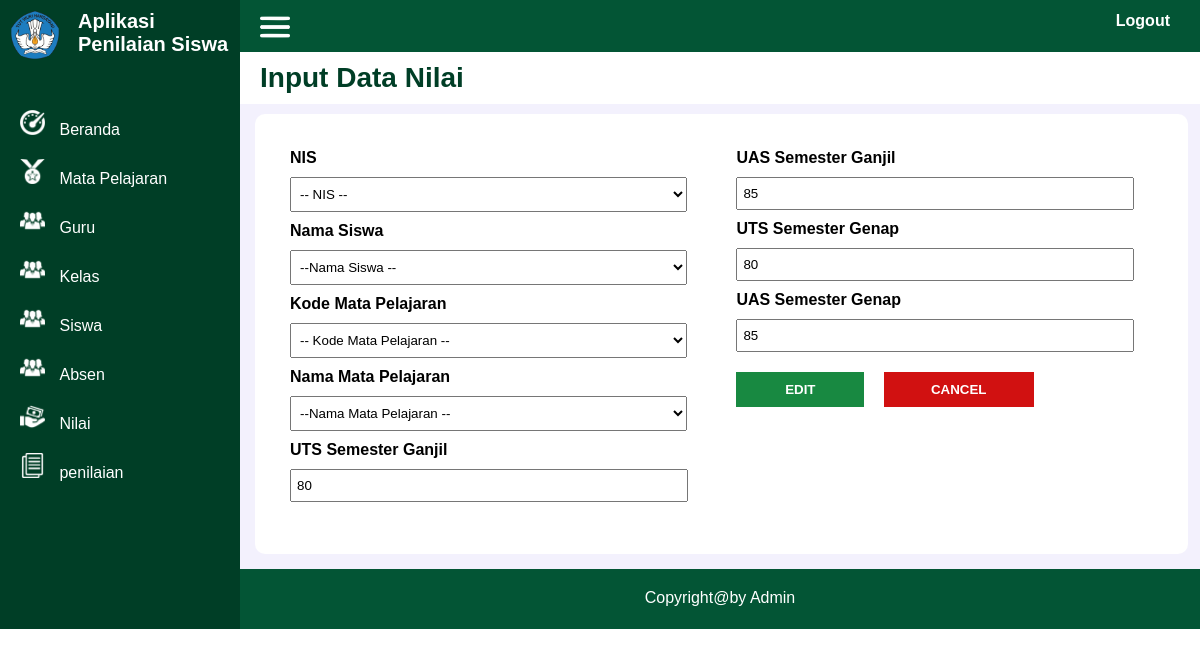
Screenshot of /admin/input/edit_nilai.php?kd_nilai=1 with the database file from the repository.
### tables this page shows
CREATE TABLE `nilai` (
  `kd_nilai` int(11) NOT NULL,
  `nis` int(11) NOT NULL,
  `nm_siswa` varchar(50) NOT NULL,
  `kd_matpel` varchar(15) NOT NULL,
  `nm_matpel` varchar(50) NOT NULL,
  `uts_sem_ganjil` int(11) NOT NULL,
  `uas_sem_ganjil` int(11) NOT NULL,
  `uts_sem_genap` int(11) NOT NULL,
  `uas_sem_genap` int(11) NOT NULL
);

### admin/input/edit_nilai.php (the view, shortened to what this page needs)
<!DOCTYPE html>
<html lang="en">
<head>
    <link rel="stylesheet" href="../../css/style.css">
</head>
<body>
    <div class="container">
    <div class="side-kiri">
            <div class="identitas">
                <div class="logo">
                    <img src="../../gambar/logo.png">
                </div>
                <div class="judul">
                Aplikasi Penilaian Siswa
                </div>
            </div>
            <div class="side-menu">
                <img src="../../gambar/dashboard.png">
                <a href="../beranda.php">Beranda</a>
            </div>
            <div class="side-menu">
                <img src="../../gambar/jabatan.png">
                <a href="../tampilan/data_matpel.php">Mata Pelajaran</a>
            </div>
            <div class="side-menu">
                <img src="../../gambar/pegawai.png">
                <a href="../tampilan/data_guru.php">Guru</a>
            </div>
            <div class="side-menu">
                <img src="../../gambar/pegawai.png">
                <a href="../tampilan/data_kelas.php">Kelas</a>
            </div>
            <div class="side-menu">
                <img src="../../gambar/pegawai.png">
                <a href="../tampilan/data_siswa.php">Siswa</a>
            </div>
            <div class="side-menu">
                <img src="../../gambar/pegawai.png">
                <a href="../tampilan/data_absen.php">Absen</a>
            </div>
            <div class="side-menu">
                <img src="../../gambar/gaji.png">
                <a href="../tampilan/data_nilai.php">Nilai</a>
            </div>
            <div class="side-menu">
                <img src="../../gambar/penilaian.png">
                <a href="../tampilan/penilaian.php">penilaian</a>
            </div>
        </div>
        <div class="side-kanan">
            <div class="kepala">
            <div class="kepala-garis"><img src="../../gambar/garis.png"></div>
                <div class="logout"><a href="../../logout.php">Logout</a></div>
            </div>
            <div class="judul-halaman">
                <h1>Input Data Nilai</h1>
            </div>
            <div class="halaman-beranda">
                <div class="kotak_input">
                <?php
include "../../koneksi.php";
$kd_nilai = $_GET['kd_nilai'];
$sql = "SELECT * FROM nilai WHERE kd_nilai='$kd_nilai'";
$result = mysqli_query($koneksi, $sql);
$data = mysqli_fetch_assoc($result);
?>
                <form method="POST" action="">
                    <div class="label">NIS</div>
                    <select  name="nis">
                        <option>-- NIS --</option>
                        </select >
                    <div class="label">Nama Siswa</div>
                    <select  name="nm_siswa">
                        <option>--Nama Siswa --</option>
                        </select >
                        <div class="label">Kode Mata Pelajaran</div>
                    <select  name="kd_matpel">
                        <option>-- Kode Mata Pelajaran --</option>
                        </select >
                    <div class="label">Nama Mata Pelajaran</div>
                    <select  name="nm_matpel">
                        <option>--Nama Mata Pelajaran --</option>
                        </select >
                    <div class="label">UTS Semester Ganjil</div>
                    <input type="text" name="uts_sem_ganjil" value="<?php echo $data['uts_sem_ganjil']; ?>">
                </div>
                <div class="kotak_input">
                    <div class="label">UAS Semester Ganjil</div>
                    <input type="text" name="uas_sem_ganjil" value="<?php echo $data['uas_sem_ganjil']; ?>">
                    <div class="label">UTS Semester Genap</div>
                    <input type="text" name="uts_sem_genap" value="<?php echo $data['uts_sem_genap']; ?>">
                    <div class="label">UAS Semester Genap</div>
                    <input type="text" name="uas_sem_genap" value="<?php echo $data['uas_sem_genap']; ?>">
                    <input type="submit" value="EDIT" name="submit">
                    <a href='../tampilan/data_nilai.php' ><button>CANCEL</button></a>
                </div>
            </div>
            <div class="kaki">
                Copyright@by Admin
            </div>
        </div>
    </div>
</body>
</html>

### css/style.css (style rules this page uses)
* { font-family: Arial, Helvetica, sans-serif; margin: 0; }
.container { width: 100%; height: auto; background-color: antiquewhite; display: flex; }
.side-kiri { width: 20%; min-height: 600px; background-color: rgb(0, 62, 38); }
.side-kanan { width: 80%; min-height: 600px; background-color: rgb(243, 241, 253); }
.identitas { display: flex; min-height: 40px; width: auto; margin-bottom: 40px; }
.logo { width: 20%; height: 40px; padding: 10px; }
.logo img { border-radius: 50%; width: 50px; height: 50px; }
.judul { width: 80%; height: 40px; padding: 10px; color: white; font-family: Helvetica; font-weight: bold; font-size: 20px; }
.side-menu { width: auto; border: 2px; color: aliceblue; padding: 10px 0px 10px 20px; align-items: center; }
.side-menu a { text-decoration: none; color: white; cursor: pointer; margin-left: 10px; }
.side-menu img { width: 25px; height: 25px; }
.kepala { width: auto; min-height: 40px; background-color: rgb(3, 85, 53); padding: 12px 30px 0px 0px; display: flex; }
.kepala-garis { width: 10%; height: 30px; }
.kepala-garis img { width: 30px; height: 30px; margin-left: 20px; }
.logout { width: 90%; height: 30px; text-align: right; }
.logout a { margin-top:20px; color: #fff; font-weight: bold; text-decoration: none; }
.judul-halaman { width: auto; min-height: 40px; text-align: right; background-color: #fff; display: flex; }
h1 { text-align: left; font-size: 28px; font-weight: bold; color: rgb(0, 62, 38); padding: 10px; margin-left: 10px; }
.halaman-beranda { width: 93%; min-height: 400px; background-color: #fff; padding: 20px; border-radius: 10px; margin: 10px 0px 0px 15px; display: flex; }
.kotak_input { width: 48%; height: auto; padding: 10px; }
.label { font-size: 16px; font-weight: bold; margin: 5px; }
input[type=text], [type=date] { width: 90%; height: 19px; border-radius: 5px solid; margin: 5px; padding: 5px; }
select { width: 93%; height: 35px; border-radius: 5px solid; padding: 5px; margin: 5px; }
input[type=submit] { width: 30%; height: 35px; border: none; margin: 5px; background-color: rgb(24, 137, 65); cursor: pointer; color: #fff; margin-top: 15px; font-weight: bold; }
button { width: 150px; height: 35px; border: none; margin: 10px; background-color: rgb(209, 17, 17); cursor: pointer; color: #fff; padding: 10px; font-weight: bold; }
.kaki { width: auto; min-height: 20px; background-color: rgb(3, 85, 53); padding: 20px; color: #fff; font-size: 16px; text-align: center; margin-top: 15px; }

### rows the page displays
nilai: uts_sem_ganjil "80", uas_sem_ganjil "85", uts_sem_genap "80", uas_sem_genap "85"
